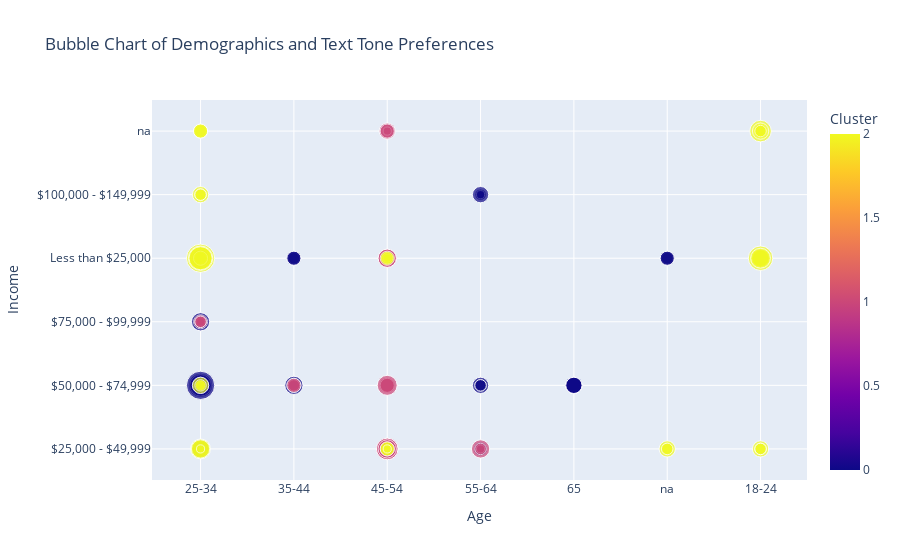

The code cell stored with this chart in its notebook:
### Code cell
import plotly.express as px

# Example data setup (you may need to adjust based on your actual data structure)
# Assuming df_umap has columns: 'Cluster', 'age', 'income', 'tone', and 'count'

# Aggregate the data
bubble_data = df_umap.groupby(['Cluster', 'age', 'income', 'tone']).size().reset_index(name='count')

# Create a bubble chart
fig = px.scatter(
    bubble_data,
    x='age',
    y='income',
    size='count',
    color='Cluster',
    hover_name='tone',
    title='Bubble Chart of Demographics and Text Tone Preferences',
    labels={'age': 'Age', 'income': 'Income', 'count': 'Count', 'tone': 'Tone Preference'}
)

fig.show()

### Figure 1 — Plotly figure (JSON) as saved in the notebook; plotly's stock layout.template omitted (floating-point values rounded to 4 significant figures)
{"data": [{"hovertemplate": "<b>%{hovertext}</b><br><br>Age=%{x}<br>Income=%{y}<br>Count=%{marker.size}<br>Cluster=%{marker.color}<extra></extra>", "hovertext": ["Empathetic", "Original", "Persuasive", "Simplier", "Empathetic", "Original", "Persuasive", "Simplier", "Empathetic", "Original", "Persuasive", "Simplier", "Empathetic", "Original", "Simplier", "Empathetic", "Original", "Simplier", "Empathetic", "Original", "Persuasive", "Simplier", "Empathetic", "Original", "Persuasive", "Simplier", "Empathetic", "Original", "Persuasive", "Simplier", "Empathetic", "Original", "Persuasive", "Empathetic", "Original", "Persuasive", "Simplier", "Empathetic", "Original", "Simplier", "Empathetic", "Original", "Persuasive", "Simplier", "Empathetic", "Original", "Persuasive", "Simplier", "Empathetic", "Original", "Persuasive", "Simplier", "Empathetic", "Original", "Simplier", "Empathetic", "Original", "Persuasive", "Simplier", "Empathetic", "Original", "Persuasive", "Simplier", "Empathetic", "Original", "Persuasive", "Simplier", "Empathetic", "Persuasive", "Simplier", "Original", "Persuasive", "Simplier", "Empathetic", "Original", "Persuasive", "Empathetic", "Original", "Persuasive", "Simplier", "Empathetic", "Original", "Persuasive", "Simplier", "Empathetic", "Persuasive", "Simplier", "Empathetic", "Original", "Persuasive", "Simplier", "Empathetic", "Original", "Persuasive", "Simplier", "Empathetic", "Original", "Persuasive", "Simplier", "Empathetic", "Persuasive", "Simplier", "Empathetic", "Original", "Persuasive", "Simplier", "Empathetic", "Original", "Persuasive", "Simplier", "Empathetic", "Original", "Simplier"], "legendgroup": "", "marker": {"color": [0, 0, 0, 0, 0, 0, 0, 0, 0, 0, 0, 0, 0, 0, 0, 0, 0, 0, 0, 0, 0, 0, 0, 0, 0, 0, 0, 0, 0, 0, 0, 0, 0, 0, 0, 0, 0, 0, 0, 0, 1, 1, 1, 1, 1, 1, 1, 1, 1, 1, 1, 1, 1, 1, 1, 1, 1, 1, 1, 1, 1, 1, 1, 1, 1, 1, 1, 1, 1, 1, 1, 1, 1, 2, 2, 2, 2, 2, 2, 2, 2, 2, 2, 2, 2, 2, 2, 2, 2, 2, 2, 2, 2, 2, 2, 2, 2, 2, 2, 2, 2, 2, 2, 2, 2, 2, 2, 2, 2, 2, 2, 2, 2], "coloraxis": "coloraxis", "size": [4, 3, 4, 5, 9, 7, 12, 4, 4, 4, 3, 5, 2, 1, 5, 2, 3, 3, 2, 2, 2, 2, 1, 2, 1, 4, 1, 2, 2, 3, 4, 2, 2, 4, 4, 4, 4, 2, 3, 3, 4, 5, 2, 5, 3, 1, 2, 2, 7, 5, 2, 2, 3, 2, 3, 7, 5, 7, 5, 4, 3, 3, 6, 3, 5, 3, 5, 4, 1, 3, 5, 1, 2, 4, 2, 2, 9, 4, 5, 6, 7, 3, 4, 2, 4, 2, 2, 4, 6, 5, 1, 1, 1, 4, 2, 12, 9, 3, 8, 2, 3, 3, 1, 3, 3, 1, 2, 1, 2, 3, 2, 4, 2], "sizemode": "area", "sizeref": 0.03, "symbol": "circle"}, "mode": "markers", "name": "", "orientation": "v", "showlegend": false, "type": "scatter", "x": ["25-34", "25-34", "25-34", "25-34", "25-34", "25-34", "25-34", "25-34", "25-34", "25-34", "25-34", "25-34", "35-44", "35-44", "35-44", "35-44", "35-44", "35-44", "45-54", "45-54", "45-54", "45-54", "55-64", "55-64", "55-64", "55-64", "55-64", "55-64", "55-64", "55-64", "55-64", "55-64", "55-64", "65", "65", "65", "65", "na", "na", "na", "18-24", "18-24", "18-24", "18-24", "25-34", "25-34", "25-34", "25-34", "25-34", "25-34", "25-34", "25-34", "35-44", "35-44", "35-44", "45-54", "45-54", "45-54", "45-54", "45-54", "45-54", "45-54", "45-54", "45-54", "45-54", "45-54", "45-54", "45-54", "45-54", "45-54", "55-64", "55-64", "55-64", "18-24", "18-24", "18-24", "18-24", "18-24", "18-24", "18-24", "18-24", "18-24", "18-24", "18-24", "25-34", "25-34", "25-34", "25-34", "25-34", "25-34", "25-34", "25-34", "25-34", "25-34", "25-34", "25-34", "25-34", "25-34", "25-34", "25-34", "25-34", "25-34", "45-54", "45-54", "45-54", "45-54", "45-54", "45-54", "45-54", "45-54", "na", "na", "na"], "xaxis": "x", "y": ["$25,000 - $49,999", "$25,000 - $49,999", "$25,000 - $49,999", "$25,000 - $49,999", "$50,000 - $74,999", "$50,000 - $74,999", "$50,000 - $74,999", "$50,000 - $74,999", "$75,000 - $99,999", "$75,000 - $99,999", "$75,000 - $99,999", "$75,000 - $99,999", "$50,000 - $74,999", "$50,000 - $74,999", "$50,000 - $74,999", "Less than $25,000", "Less than $25,000", "Less than $25,000", "$25,000 - $49,999", "$25,000 - $49,999", "$25,000 - $49,999", "$25,000 - $49,999", "$100,000 - $149,999", "$100,000 - $149,999", "$100,000 - $149,999", "$100,000 - $149,999", "$25,000 - $49,999", "$25,000 - $49,999", "$25,000 - $49,999", "$25,000 - $49,999", "$50,000 - $74,999", "$50,000 - $74,999", "$50,000 - $74,999", "$50,000 - $74,999", "$50,000 - $74,999", "$50,000 - $74,999", "$50,000 - $74,999", "Less than $25,000", "Less than $25,000", "Less than $25,000", "Less than $25,000", "Less than $25,000", "Less than $25,000", "Less than $25,000", "$75,000 - $99,999", "$75,000 - $99,999", "$75,000 - $99,999", "$75,000 - $99,999", "Less than $25,000", "Less than $25,000", "Less than $25,000", "Less than $25,000", "$50,000 - $74,999", "$50,000 - $74,999", "$50,000 - $74,999", "$25,000 - $49,999", "$25,000 - $49,999", "$25,000 - $49,999", "$25,000 - $49,999", "$50,000 - $74,999", "$50,000 - $74,999", "$50,000 - $74,999", "$50,000 - $74,999", "Less than $25,000", "Less than $25,000", "Less than $25,000", "Less than $25,000", "na", "na", "na", "$25,000 - $49,999", "$25,000 - $49,999", "$25,000 - $49,999", "$25,000 - $49,999", "$25,000 - $49,999", "$25,000 - $49,999", "Less than $25,000", "Less than $25,000", "Less than $25,000", "Less than $25,000", "na", "na", "na", "na", "$100,000 - $149,999", "$100,000 - $149,999", "$100,000 - $149,999", "$25,000 - $49,999", "$25,000 - $49,999", "$25,000 - $49,999", "$25,000 - $49,999", "$50,000 - $74,999", "$50,000 - $74,999", "$50,000 - $74,999", "$50,000 - $74,999", "Less than $25,000", "Less than $25,000", "Less than $25,000", "Less than $25,000", "na", "na", "na", "$25,000 - $49,999", "$25,000 - $49,999", "$25,000 - $49,999", "$25,000 - $49,999", "Less than $25,000", "Less than $25,000", "Less than $25,000", "Less than $25,000", "$25,000 - $49,999", "$25,000 - $49,999", "$25,000 - $49,999"], "yaxis": "y"}], "layout": {"coloraxis": {"colorbar": {"title": {"text": "Cluster"}}, "colorscale": [[0, "#0d0887"], [0.1111, "#46039f"], [0.2222, "#7201a8"], [0.3333, "#9c179e"], [0.4444, "#bd3786"], [0.5556, "#d8576b"], [0.6667, "#ed7953"], [0.7778, "#fb9f3a"], [0.8889, "#fdca26"], [1, "#f0f921"]]}, "legend": {"itemsizing": "constant", "tracegroupgap": 0}, "title": {"text": "Bubble Chart of Demographics and Text Tone Preferences"}, "xaxis": {"anchor": "y", "domain": [0, 1], "title": {"text": "Age"}}, "yaxis": {"anchor": "x", "domain": [0, 1], "title": {"text": "Income"}}}}
